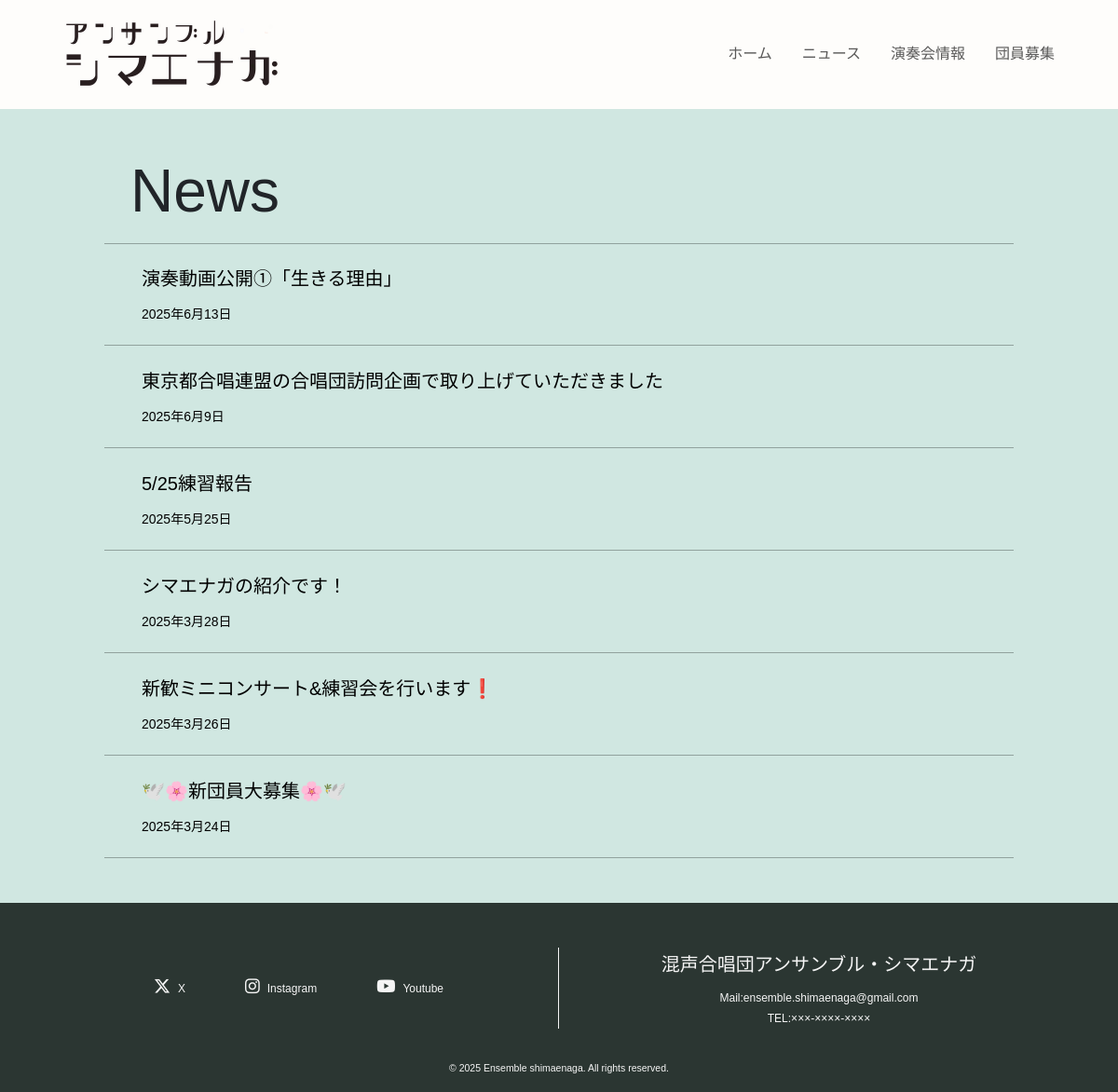
Page /news on the committed database.
### app/models/models.py (models this page shows)
class Post(db.Model):
    __tablename__ = "posts"
    id = db.Column(db.Integer, primary_key=True, autoincrement=True)
    title = db.Column(db.String(32), nullable=False)
    content = db.Column(db.Text, nullable=False)
    date = db.Column(db.DateTime, default=datetime.now, nullable=False)
    media = db.Column(db.String(16))
    url = db.Column(db.String(255))
    images = db.relationship("PostImage", backref="post", cascade="all, delete-orphan")
    tags = db.relationship("Tag", secondary=post_tags, back_populates="posts")
    view_count = db.Column(db.Integer, default=0, nullable=False)

### app/routes/routes.py (the view)
@main_bp.route("/news")
def news():
    page = request.args.get(get_page_parameter(), type=int, default=1)
    per_page = 10
    all_posts = Post.query.order_by(Post.date.desc()).all()
    for post in all_posts:
        post.date_str = f"{post.date.year}年{post.date.month}月{post.date.day}日"
    total = len(all_posts)
    posts = all_posts[(page - 1) * per_page: page * per_page]
    pagination = Pagination(page=page, per_page=per_page, total=total, css_framework="boostrap5")
    return render_template("news.html", posts=posts, pagination=pagination)

### app/templates/news.html (shortened to what this page needs)
{% extends "layout.html" %}
{% block content %}
  <div class="container-fluid py-3 py-md-5">
    <div class="row justify-content-center align-items-center text-center">
      <p class="col-12 col-md-10 fw-100 fs-64 lh-1 font-gothic text-start mb-1 mb-md-3 pl-40px py-2">News</p>
      <div class="col-12 col-md-10">
        {% for post in posts %}
          <div class="button news-box d-flex align-items-center">
            <a href="{{ url_for('main.article', id=post.id) }}" class="w-100">
              <div class="text-start m-100 w-100 pl-40px">
                <p class="fs-6 fs-md-5 mb-1 mb-md-2 text-truncate text-black">{{ post.title }}</p>
                <p class="fs-14px m-0 text-black">{{ post.date_str }}</p>
              </div>
            </a>
          </div>
        {% endfor %}
      </div>
    </div>
  </div>
{% endblock %}

### app/static/css/layout.css (style rules this page uses)
html { height: 100%; }
body { background-color: #d0e7e1; font-family: "游ゴシック体", YuGothic, "游ゴシック Medium", "Yu Gothic Medium","游ゴシック", "Yu Gothic", sans-serif; line-height: 1.8; display: flex; flex-direction: column; height: 100%; }
* { box-sizing: border-box; }
a { text-decoration: none !important; }

### app/static/css/style.css (style rules this page uses)
.fs-64 { font-size: 32px; }
.font-gothic { font-family: 'Century Gothic', "游ゴシック体", YuGothic, "游ゴシック Medium", "Yu Gothic Medium", "游ゴシック", "Yu Gothic", sans-serif; }
.fs-14px { font-size: 14px; }
.news-box { height:90px; cursor: pointer; border-bottom: rgba(0, 0, 0, 0.3) solid 1px; }
.news-box:first-child { border-top: rgba(0, 0, 0, 0.3) solid 1px; }
.pl-40px { padding:0 20px; }
@media (min-width: 768px) { .news-box { height:110px; cursor: pointer; border-bottom: rgba(0, 0, 0, 0.3) solid 1px; } }
@media (min-width: 768px) { .fs-md-5 { font-size: 1.25rem !important; } }
@media (min-width: 768px) { .fs-64 { font-size: 64px; } }
@media (min-width: 768px) { .pl-40px { padding:0 40px; } }

### rows in the picture
Post: title "演奏動画公開①「生きる理由」", date_str "2025年6月13日"
Post: title "東京都合唱連盟の合唱団訪問企画で取り上げていただきました", date_str "2025年6月9日"
Post: title "5/25練習報告", date_str "2025年5月25日"
Post: title "シマエナガの紹介です！", date_str "2025年3月28日"
Post: title "新歓ミニコンサート&練習会を行います❗️", date_str "2025年3月26日"
Post: title "🕊️🌸新団員大募集🌸🕊️", date_str "2025年3月24日"
